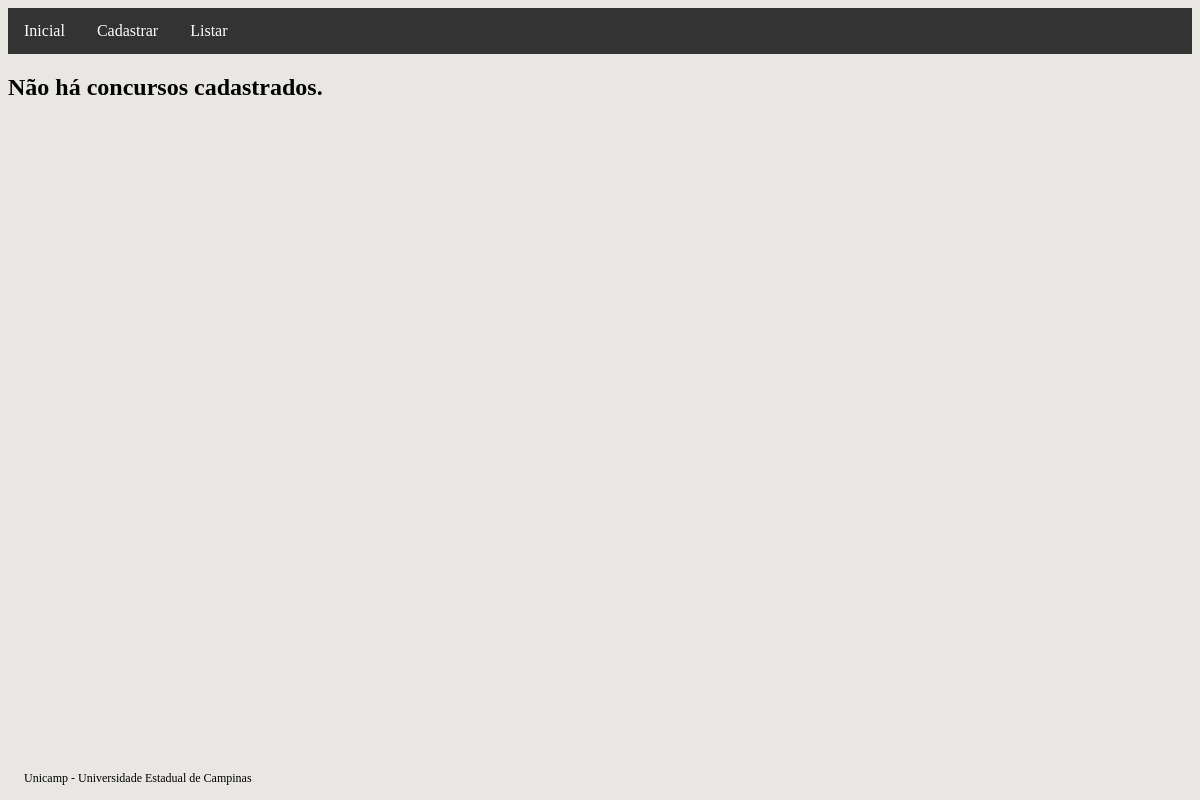
/concurso-list, run on an earlier commit of the app's database.
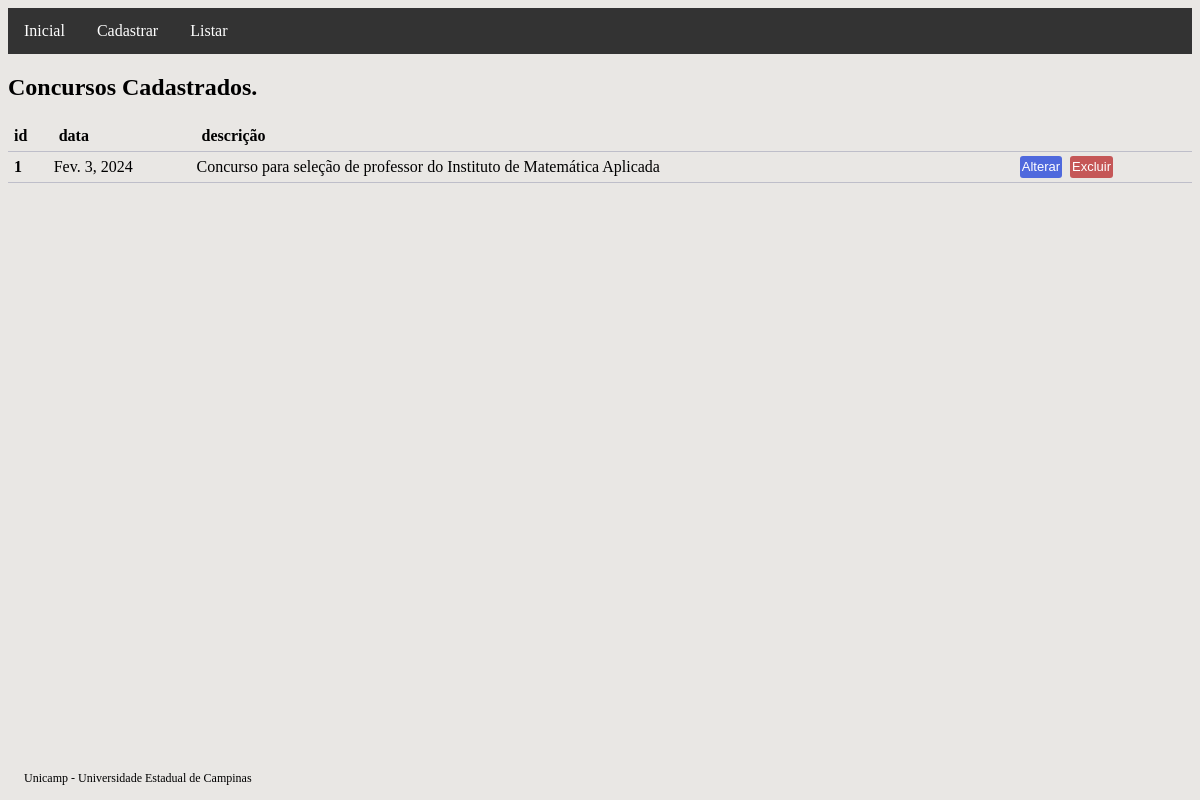
And on a later commit of the database.
### main/models.py (models this page shows, shortened)
class Concurso(models.Model):
    id = models.BigAutoField(primary_key=True)
    data = models.DateField(null=False, blank=False)
    descricao = models.CharField(max_length=200, null=False, blank=False)

### main/views.py (the view)
# urls.py: path('concurso-list', CadastroConcursoList.as_view(), name='concurso_list'),
class CadastroConcursoList(ListView):
    template_name = 'concurso_list.html'
    model = Concurso

### main/templates/concurso_list.html (shortened to what this page needs)
{% extends "base.html" %}
{% block conteudo %}
{% if concurso_list %}
<h2>Concursos Cadastrados.</h2>
<table class="tabela">
    <thead>
        <tr>
            <th>id</th>
            <th>data</th>
            <th>descrição</th>
        </tr>
    </thead>
    <tbody>
        {% for n in concurso_list %}
        <tr>
            <th scope="row">{{ n.pk }}</th>
            <td>{{ n.data }}</td>
            <td>{{ n.descricao }}</td>
            <td>
                <a href="{% url 'concurso_update' pk=n.pk %}"><button class="botao_confirmar">Alterar</button></a>
                <a href="{% url 'concurso_delete' pk=n.pk %}"><button class="botao_aviso">Excluir</button></a>
            </td>
        </tr>
        {% endfor %}
    </tbody>
</table>
{% else %}
<h2>Não há concursos cadastrados.</h2>
{% endif %}
{% endblock conteudo %}

What changed in the data, as far as the page shows it:
added Concurso: pk "1", data "Fev. 3, 2024", descricao "Concurso para seleção de professor do Instituto de Matemática Aplicada"
Also different on the page:
text no longer shown: "Não há concursos cadastrados."
text now shown: "Concursos Cadastrados. id data descrição"
